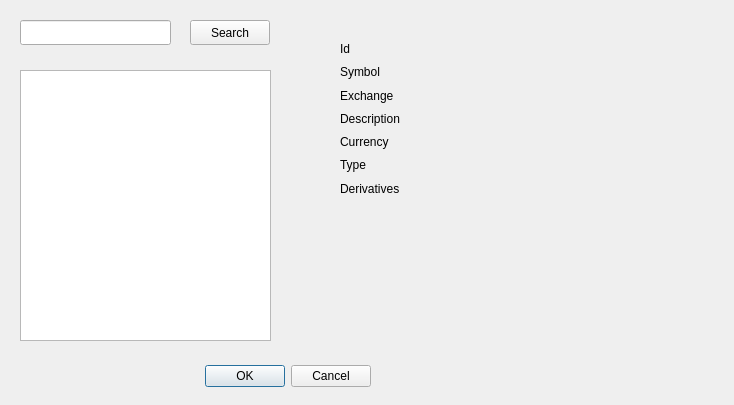
<?xml version="1.0" encoding="UTF-8"?>
<ui version="4.0">
 <class>AddSecurityDialog</class>
 <widget class="QDialog" name="AddSecurityDialog">
  <property name="geometry">
   <rect>
    <x>0</x>
    <y>0</y>
    <width>734</width>
    <height>405</height>
   </rect>
  </property>
  <property name="windowTitle">
   <string>Search security</string>
  </property>
  <widget class="QDialogButtonBox" name="buttonBox">
   <property name="geometry">
    <rect>
     <x>30</x>
     <y>360</y>
     <width>341</width>
     <height>32</height>
    </rect>
   </property>
   <property name="orientation">
    <enum>Qt::Horizontal</enum>
   </property>
   <property name="standardButtons">
    <set>QDialogButtonBox::Cancel|QDialogButtonBox::Ok</set>
   </property>
  </widget>
  <widget class="QPushButton" name="searchButton">
   <property name="geometry">
    <rect>
     <x>190</x>
     <y>20</y>
     <width>80</width>
     <height>25</height>
    </rect>
   </property>
   <property name="text">
    <string>Search</string>
   </property>
  </widget>
  <widget class="QLineEdit" name="searchEdit">
   <property name="geometry">
    <rect>
     <x>20</x>
     <y>20</y>
     <width>151</width>
     <height>25</height>
    </rect>
   </property>
  </widget>
  <widget class="QListWidget" name="securitiesList">
   <property name="geometry">
    <rect>
     <x>20</x>
     <y>70</y>
     <width>251</width>
     <height>271</height>
    </rect>
   </property>
  </widget>
  <widget class="QWidget" name="">
   <property name="geometry">
    <rect>
     <x>340</x>
     <y>40</y>
     <width>67</width>
     <height>157</height>
    </rect>
   </property>
   <layout class="QVBoxLayout" name="verticalLayout">
    <item>
     <widget class="QLabel" name="label_4">
      <property name="text">
       <string>Id</string>
      </property>
     </widget>
    </item>
    <item>
     <widget class="QLabel" name="label">
      <property name="text">
       <string>Symbol</string>
      </property>
     </widget>
    </item>
    <item>
     <widget class="QLabel" name="label_7">
      <property name="text">
       <string>Exchange</string>
      </property>
     </widget>
    </item>
    <item>
     <widget class="QLabel" name="label_2">
      <property name="text">
       <string>Description</string>
      </property>
     </widget>
    </item>
    <item>
     <widget class="QLabel" name="label_3">
      <property name="text">
       <string>Currency</string>
      </property>
     </widget>
    </item>
    <item>
     <widget class="QLabel" name="label_5">
      <property name="text">
       <string>Type</string>
      </property>
     </widget>
    </item>
    <item>
     <widget class="QLabel" name="label_6">
      <property name="text">
       <string>Derivatives</string>
      </property>
     </widget>
    </item>
   </layout>
  </widget>
  <widget class="QWidget" name="">
   <property name="geometry">
    <rect>
     <x>430</x>
     <y>40</y>
     <width>221</width>
     <height>157</height>
    </rect>
   </property>
   <layout class="QVBoxLayout" name="verticalLayout_2">
    <item>
     <widget class="QLabel" name="idLabel">
      <property name="text">
       <string>&lt;none&gt;</string>
      </property>
     </widget>
    </item>
    <item>
     <widget class="QLabel" name="symbolLabel">
      <property name="text">
       <string>&lt;none&gt;</string>
      </property>
     </widget>
    </item>
    <item>
     <widget class="QLabel" name="exchangeLabel">
      <property name="text">
       <string>&lt;none&gt;</string>
      </property>
     </widget>
    </item>
    <item>
     <widget class="QLabel" name="descriptionLabel">
      <property name="text">
       <string>&lt;none&gt;</string>
      </property>
     </widget>
    </item>
    <item>
     <widget class="QLabel" name="currencyLabel">
      <property name="text">
       <string>&lt;none&gt;</string>
      </property>
     </widget>
    </item>
    <item>
     <widget class="QLabel" name="typeLabel">
      <property name="text">
       <string>&lt;none&gt;</string>
      </property>
     </widget>
    </item>
    <item>
     <widget class="QLabel" name="derivativesLabel">
      <property name="text">
       <string>&lt;none&gt;</string>
      </property>
     </widget>
    </item>
   </layout>
  </widget>
 </widget>
 <resources/>
 <connections>
  <connection>
   <sender>buttonBox</sender>
   <signal>accepted()</signal>
   <receiver>AddSecurityDialog</receiver>
   <slot>accept()</slot>
   <hints>
    <hint type="sourcelabel">
     <x>248</x>
     <y>254</y>
    </hint>
    <hint type="destinationlabel">
     <x>157</x>
     <y>274</y>
    </hint>
   </hints>
  </connection>
  <connection>
   <sender>buttonBox</sender>
   <signal>rejected()</signal>
   <receiver>AddSecurityDialog</receiver>
   <slot>reject()</slot>
   <hints>
    <hint type="sourcelabel">
     <x>316</x>
     <y>260</y>
    </hint>
    <hint type="destinationlabel">
     <x>286</x>
     <y>274</y>
    </hint>
   </hints>
  </connection>
 </connections>
</ui>
